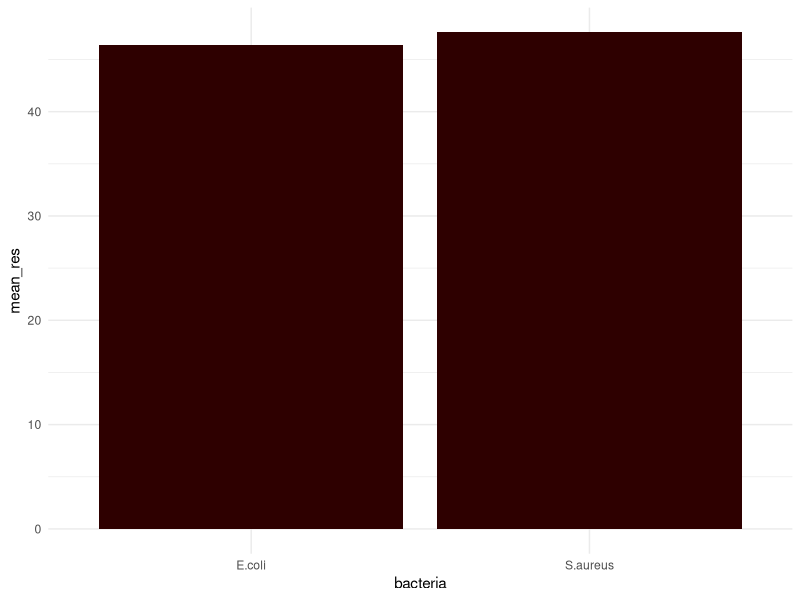
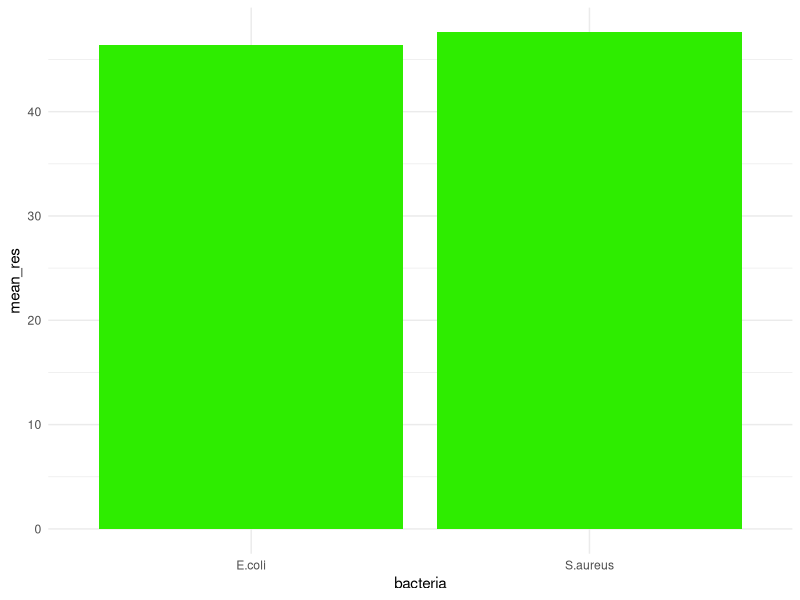

Write the R code that produced these figures, in order.
# 🧬 Шаблон анализа клинических данных

library(tidyverse)
library(lubridate)

# Генерация примера данных (НЕ реальные пациенты!)
set.seed(42)
patient_data <- tibble(
  patient_id = paste0("P", sprintf("%04d", 1:100)),
  age = sample(18:85, 100, replace = TRUE),
  gender = sample(c("F", "M"), 100, replace = TRUE),
  bacteria = sample(c("E.coli", "S.aureus"), 100, replace = TRUE),
  resistance = round(runif(100, 0, 100), 1)
)

# Базовый анализ
summary_stats <- patient_data %>%
  group_by(bacteria) %>%
  summarise(n = n(), mean_res = mean(resistance), .groups = "drop")

print(summary_stats)

# Визуализация (добавить в ветке experiment/visualization)
ggplot(summary_stats, aes(x = bacteria, y = mean_res)) +
  geom_col(fill = "#2E0000") + theme_minimal()

# Визуализация (добавить в ветке experiment/visualization)
ggplot(summary_stats, aes(x = bacteria, y = mean_res)) +
  geom_col(fill = "#2Eed00") + theme_minimal()
